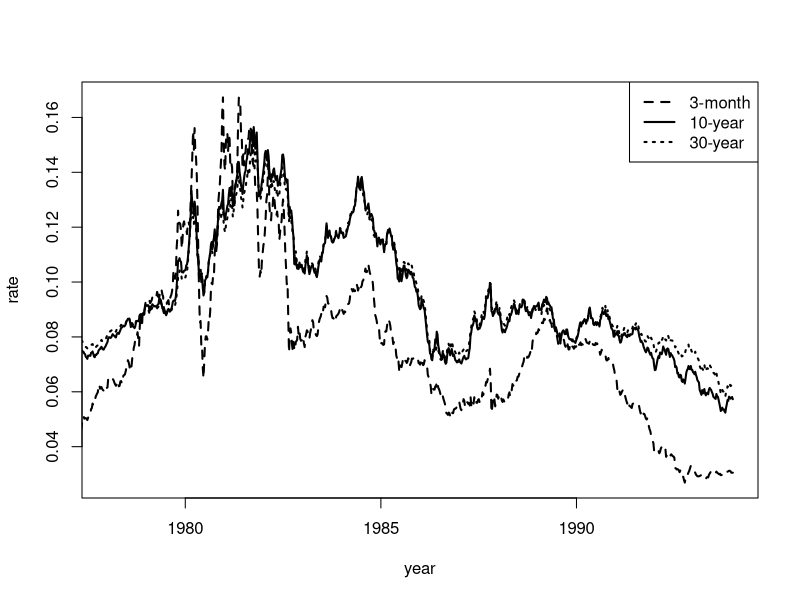

This chart was generated by the following R code:
# Program to create Figure 3.2

rates = as.matrix(read.table("WeeklyInterest.txt",header=F))
ff = rates[,4]/100
tb03 = rates[,5]/100
cm10 = rates[,6]/100
cm30 = rates[,7]/100
n=length(ff)
year = 1900 + rates[1:n,1:3] %*% c(1/12, 1/365 , 1) -1/12
postscript("threerates.ps",width=6,height=5,horizontal=F)
plot(year,tb03,type="l",xlim=c(1978,1994),lwd=2,ylab="rate",lty=2)
lines(year[cm30>0],cm10[cm30>0],lty=1,lwd=2,col="black")
lines(year[cm30>0],cm30[cm30>0],lty=3,lwd=2)
legend("topright",c("3-month","10-year","30-year"),lty=c(2,1,3),lwd=c(2,2,2),
   col=c("black","black","black"))
graphics.off()
